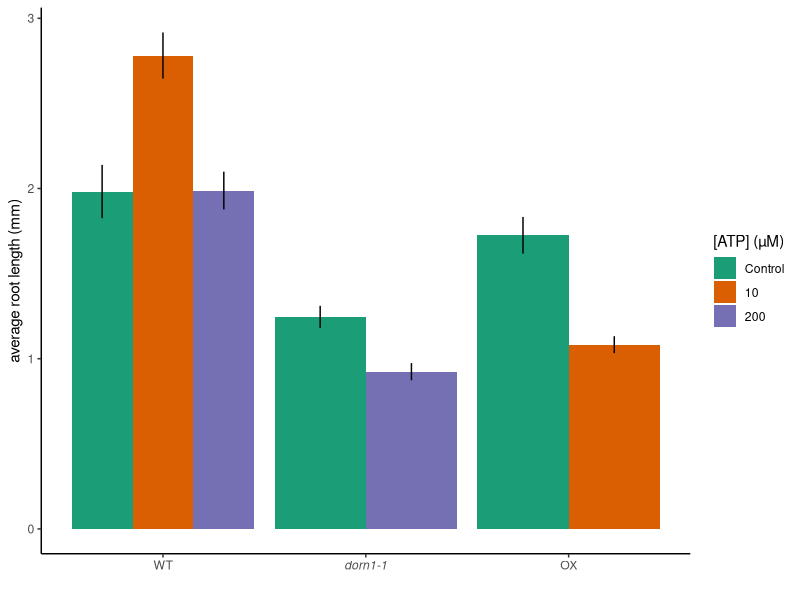
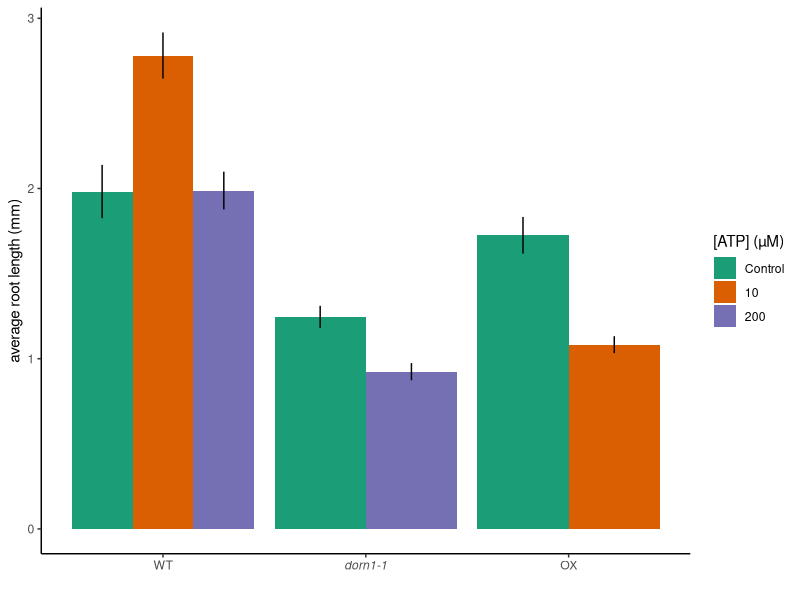

Reproduce these figures in R, in order.
## ---- chunk 1
knitr::opts_chunk$set(echo = TRUE)
library(tidyverse)
library(ggpubr)
library(dplyr)
library(ggplot2)
library(vegan)
library(RColorBrewer)
theme_set(theme_classic()) # Set the theme

setwd("C:/Users/Marcela Morassi/Documents/Github/ClarkLab")


exp11 <- read.csv("exp11_data.csv")
## ---- chunk 2
#turning data discrete
exp11 <- exp11 %>% 
  mutate(ATP_conc = as.character(ATP_conc)) %>% 
  filter(day==5, root>0) %>% 
  mutate(genotype = factor(genotype, levels = c("WT", "KO", "OX"))) %>% 
  mutate(ATP_conc = factor(ATP_conc, levels = c("0", "10", "200")))


#SE
exp11_SE <- exp11 %>% 
  group_by(genotype, ATP_conc) %>% 
  summarise(mean_root = mean(root), se = sd(root)  / sqrt(n()))
## ---- chunk 3
#Marcela final root length
#WT control vs. 10
t.test(root ~ ATP_conc, genotype=="WT" & (ATP_conc == 0 | ATP_conc ==10), data = exp11, var.equal=FALSE, conf.level=0.95)
#t = -3.8551, df = 37.758, p-value = 0.0004359
#WT control vs. 200
t.test(root ~ ATP_conc, genotype=="WT" & (ATP_conc == 0 | ATP_conc ==200), data = exp11, var.equal=FALSE, conf.level=0.95)
#t = -0.030786, df = 32.029, p-value = 0.9756
#KO control vs. 10
t.test(root ~ ATP_conc, genotype=="KO", data = exp11, var.equal=FALSE, conf.level=0.95)
#t = 3.925, df = 38.5, p-value = 0.0003474
#OX control vs. 10
t.test(root ~ ATP_conc, genotype=="OX", data = exp11, var.equal=FALSE, conf.level=0.95)
#t = 5.4108, df = 22.447, p-value = 1.834e-05

exp11 %>% 
  select(root, ATP_conc, genotype) %>%
  filter(genotype == "OX", ATP_conc=="10") %>% 
  summary()


## ---- chunk 4


##Final root length
#Marcela
ggplot(exp11_SE, aes(x = genotype, y = mean_root, fill = ATP_conc, group = factor (ATP_conc)), col=palette) +
  geom_col(stat="identity", position = position_dodge())+
  xlab("")+ylab("average root length (mm)")+
  scale_x_discrete(labels = c("WT", expression(italic("dorn1-1")), "OX"))+
  geom_linerange( aes(ymin = mean_root - se, ymax = mean_root + se),  width=.2,
                  position=position_dodge(.9))+
  scale_fill_brewer(palette = "Dark2", name = "[ATP] (µM)", labels=c("Control", "10", "200"))
ggsave("exp6_m_finalgrowth.png")
